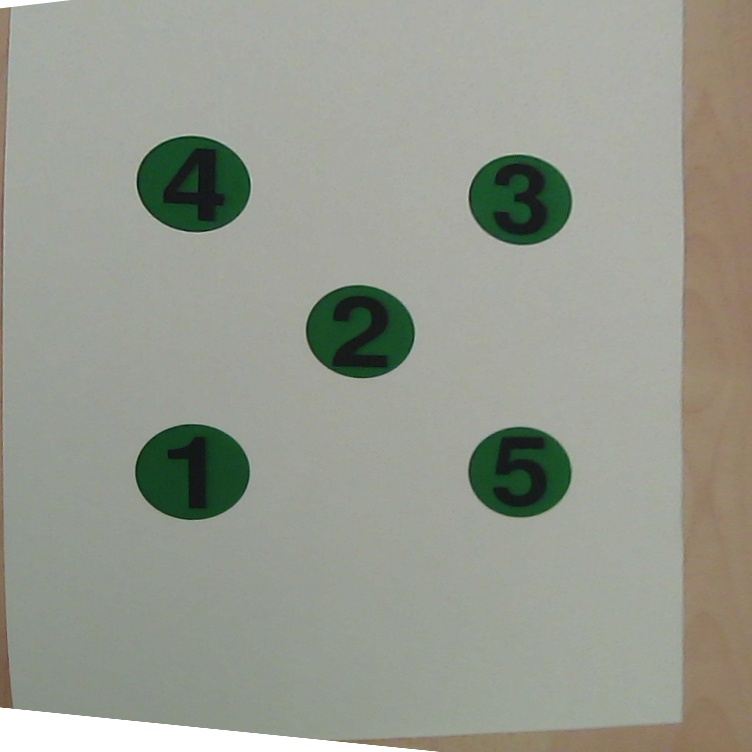
//> input picture src/images/real_nums01.jpg, 752 x 752 px
$ ./demo_simple_shape_detection ../images/real_nums01.jpg   (built with g++ and OpenCV 4)
//> lines starting //> are read from the running program, lines starting //| are printed output that depends on the picture; after the words box and inside, x2 and y2 are one past the last pixel; in counts of white or black regions, pixels touching at a corner belong together
//> further down, img is the input picture: 752 rows x 752 cols, CV_8UC3; mean B, G, R 143.2, 154, 150.9
// shape_detection.cpp:
// Detect shapes on a computer-generated image

#include <opencv2/core.hpp>
#include <opencv2/videoio.hpp>
#include <opencv2/highgui.hpp>
#include <opencv2/opencv.hpp>
#include <iostream>

static const int W_0      = 300;
static const int H_0      = 0;
static const int OFFSET_W = 10;
static const int OFFSET_H = 100;


void processImage(cv::Mat& img)
{
  // Display original image
  cv::imshow("Original", img);
  cv::moveWindow("Original", W_0, H_0);

  // Convert color space from BGR to HSV
  cv::Mat hsv_img;
  cv::cvtColor(img, hsv_img, cv::COLOR_BGR2HSV);
//> hsv_img: 752 rows x 752 cols, CV_8UC3; mean H, S, V 40.7, 28, 156.1

  // Display HSV image
  cv::imshow("HSV", hsv_img);
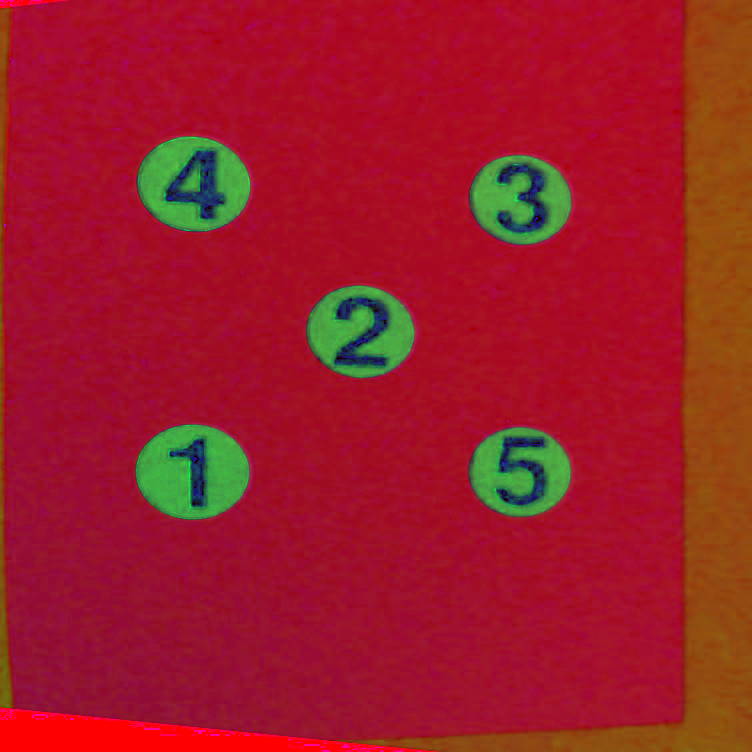
//> window 'HSV': 752 rows x 752 cols, CV_8UC3; mean B, G, R 40.7, 28, 156.1
  cv::moveWindow("HSV", W_0+img.cols+OFFSET_W, H_0);

  // Find red regions: h values around 0 (positive and negative angle: [0,15] U [160,179])
  cv::Mat red_mask_low, red_mask_high, red_mask;
  cv::inRange(hsv_img, cv::Scalar(0, 10, 10), cv::Scalar(15, 255, 255), red_mask_low);
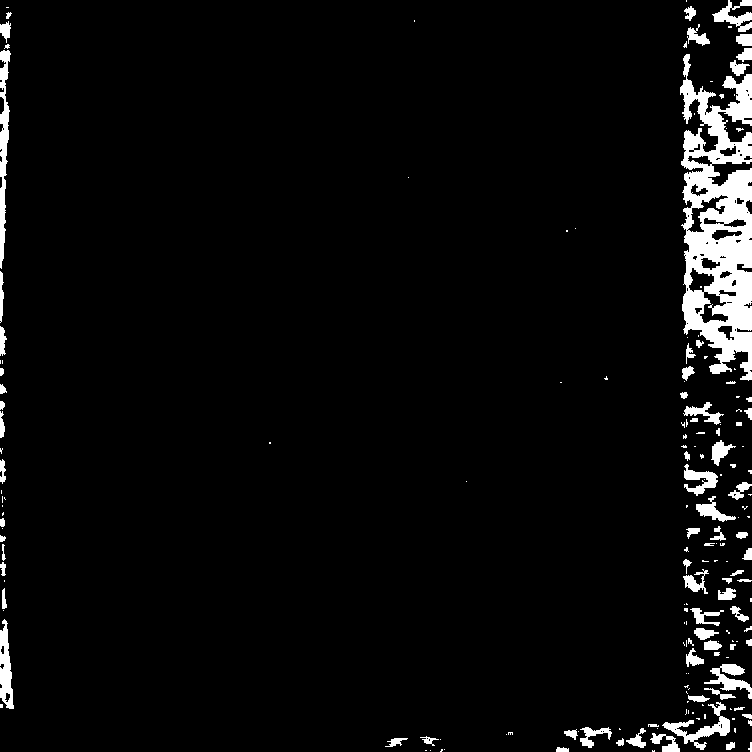
//> red_mask_low: 752 rows x 752 cols, CV_8UC1; 4.5% white; 181 white regions (104 under 20 px), largest, box (x1, y1, x2, y2) and area: (680, 54, 752, 381) 13450, (0, 50, 11, 269) 1224, (662, 702, 730, 750) 879
  cv::inRange(hsv_img, cv::Scalar(160, 10, 10), cv::Scalar(179, 255, 255), red_mask_high);
//> red_mask_high: 752 rows x 752 cols, CV_8UC1; 0.01% white in thin lines or dots, all inside (x1, y1, x2, y2) = (4, 169, 539, 495)
  cv::addWeighted(red_mask_low, 1.0, red_mask_high, 1.0, 0.0, red_mask); // combine together the two binary masks
//> red_mask: 752 rows x 752 cols, CV_8UC1; 4.5% white; 195 white regions (118 under 20 px), largest, box (x1, y1, x2, y2) and area: (680, 54, 752, 381) 13450, (0, 50, 11, 269) 1228, (662, 702, 730, 750) 879
  cv::imshow("RED_filter", red_mask);
  cv::moveWindow("RED_filter", W_0, H_0+img.rows+OFFSET_H);

  // Find blue regions
  cv::Mat blue_mask;
  cv::inRange(hsv_img, cv::Scalar(90, 10, 10), cv::Scalar(130, 255, 255), blue_mask);
//> blue_mask: 752 rows x 752 cols, CV_8UC1; 0.54% white; 54 white regions (24 under 20 px), largest, box (x1, y1, x2, y2) and area: (176, 150, 223, 218) 798, (503, 208, 545, 232) 261, (512, 482, 544, 504) 179
  cv::imshow("BLUE_filter", blue_mask);
  cv::moveWindow("BLUE_filter", W_0+img.cols+OFFSET_W, H_0+img.rows+OFFSET_H);

  // Find green regions
  cv::Mat green_mask;
  cv::inRange(hsv_img, cv::Scalar(45, 10, 10), cv::Scalar(75, 255, 255), green_mask);
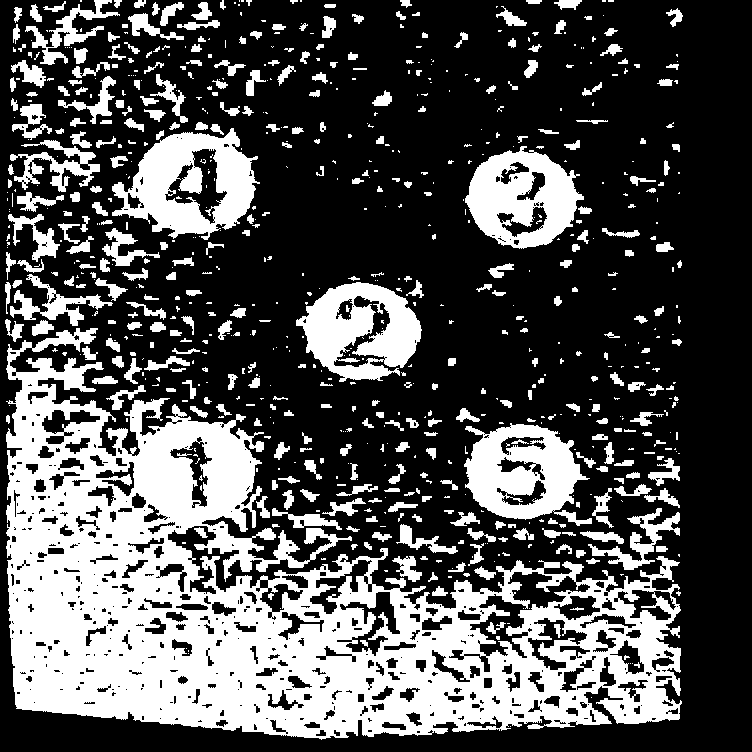
//> green_mask: 752 rows x 752 cols, CV_8UC1; 32.6% white; 781 white regions (422 under 20 px)
  cv::imshow("GREEN_filter", green_mask);
  cv::moveWindow("GREEN_filter", W_0+2*(img.cols+OFFSET_W), H_0);

  // Find black regions (filter on saturation and value)
  cv::Mat black_mask;
  cv::inRange(hsv_img, cv::Scalar(0, 0, 0), cv::Scalar(180, 10, 10), black_mask);
//> black_mask: 752 rows x 752 cols, CV_8UC1; every value is 0
  cv::imshow("BLACK_filter", black_mask);
  cv::moveWindow("BLACK_filter", W_0+2*(img.cols+OFFSET_W), H_0+img.rows+OFFSET_H);

  // Wait keypress
  cv::waitKey(0);

  // Find contours
  std::vector<std::vector<cv::Point>> contours, contours_approx;
  std::vector<cv::Point> approx_curve;
  cv::Mat contours_img;

  // Process black mask
  cv::findContours(black_mask, contours, cv::RETR_EXTERNAL, cv::CHAIN_APPROX_SIMPLE); // find external contours of each blob
//> contours = 0 contours
  contours_img = img.clone();
  drawContours(contours_img, contours, -1, cv::Scalar(40,190,40), 1, cv::LINE_AA);
  std::cout << "N. contours: " << contours.size() << std::endl;
//| N. contours: 0
  for (unsigned int i=0; i<contours.size(); ++i)
  {
    std::cout << (i+1) << ") Contour size: " << contours[i].size() << std::endl;
    approxPolyDP(contours[i], approx_curve, 3, true); // fit a closed polygon (with less vertices) to the given contour,
                                                      // with an approximation accuracy (i.e. maximum distance between
                                                      // the original and the approximated curve) of 3
    contours_approx = {approx_curve};
    drawContours(contours_img, contours_approx, -1, cv::Scalar(0,170,220), 5, cv::LINE_AA);
    std::cout << "   Approximated contour size: " << approx_curve.size() << std::endl;
  }
//> this loop made 0 passes
//> after the loop, contours_approx = 0 contours
  std::cout << std::endl;
  cv::imshow("Original", contours_img);
  cv::waitKey(0);

  // Process red mask
  contours_img = img.clone();
  cv::findContours(red_mask, contours, cv::RETR_EXTERNAL, cv::CHAIN_APPROX_SIMPLE);
//> contours = 194 contours, 133 with area under 20; largest, box (x1, y1, x2, y2) and area: (680, 54, 752, 381) 14952, (0, 50, 11, 269) 992, (662, 702, 730, 750) 726, (0, 619, 14, 709) 710, (704, 664, 752, 699) 533
  drawContours(contours_img, contours, -1, cv::Scalar(40,190,40), 1, cv::LINE_AA);
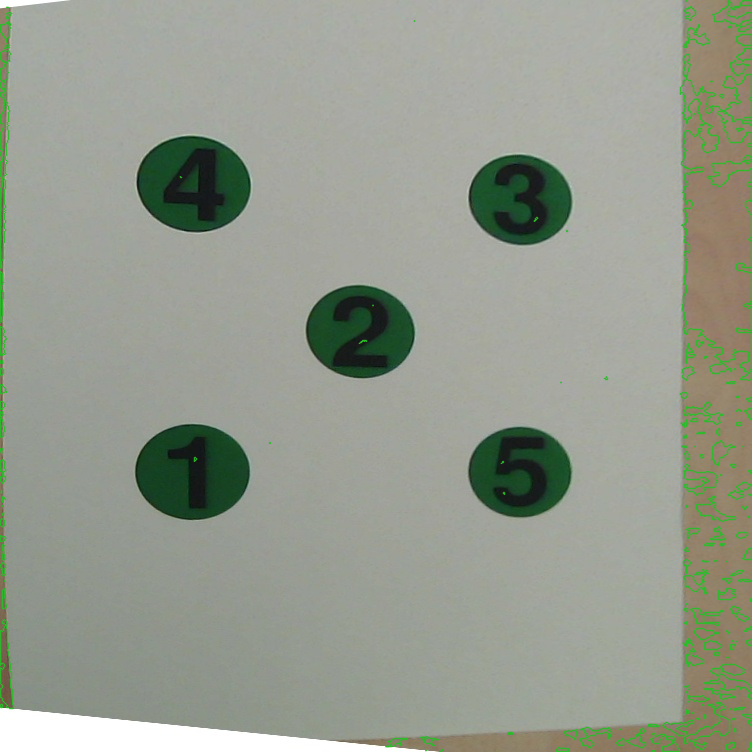
//> contours_img: 752 rows x 752 cols, CV_8UC3; 3.28% of pixels changed, all inside (x1, y1, x2, y2) = (0, 0, 752, 752)
  std::cout << "N. contours: " << contours.size() << std::endl;
//| N. contours: 194
  for (unsigned int i=0; i<contours.size(); ++i)
  {
    std::cout << (i+1) << ") Contour size: " << contours[i].size() << std::endl;
    approxPolyDP(contours[i], approx_curve, 3, true);
    contours_approx = {approx_curve};
    drawContours(contours_img, contours_approx, -1, cv::Scalar(0,170,220), 3, cv::LINE_AA);
    std::cout << "   Approximated contour size: " << approx_curve.size() << std::endl;
  }
//> this loop made 194 passes
//> approx_curve on passes 1 to 3: 1 Point (x, y): [652, 750], 1 Point (x, y): [430, 750], 1 Point (x, y): [425, 750]
//| 1) Contour size: 5
//|    Approximated contour size: 1
//| 2) Contour size: 1
//|    Approximated contour size: 1
//> (the first 4 of 16 printed lines)
//> (output is shown up to pass 8 of 194)
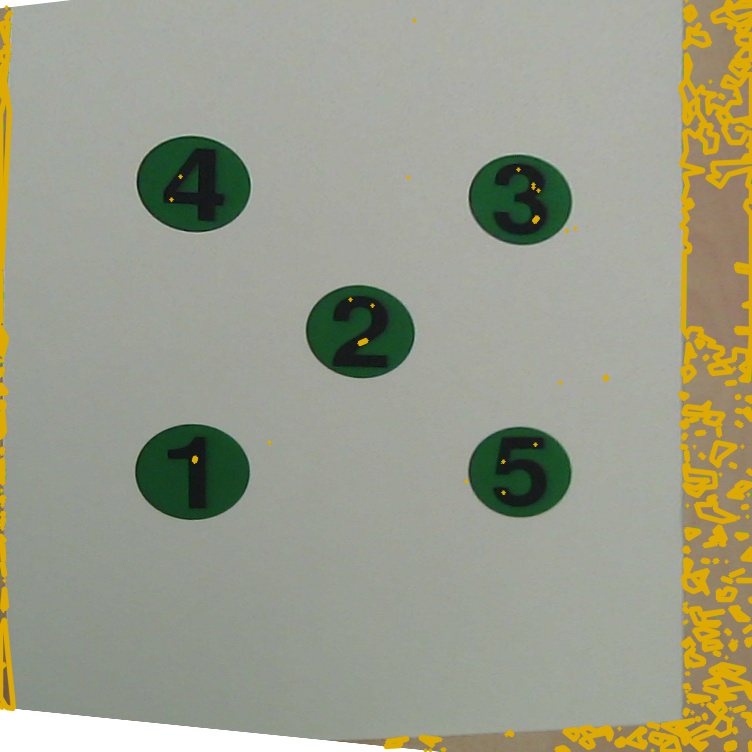
//> contours_img: 752 rows x 752 cols, CV_8UC3; 6.04% of pixels changed, all inside (x1, y1, x2, y2) = (0, 0, 752, 752)
//> after the loop, approx_curve = 1 Point (x, y): [686, 0]; contours_approx = 1 contour, all with area under 20
  std::cout << std::endl;
  cv::imshow("Original", contours_img);
  cv::waitKey(0);

  // Process blue mask
  contours_img = img.clone();
  cv::findContours(blue_mask, contours, cv::RETR_EXTERNAL, cv::CHAIN_APPROX_SIMPLE);
//> contours = 54 contours, 35 with area under 20; largest, box (x1, y1, x2, y2) and area: (176, 150, 223, 218) 708, (503, 208, 545, 232) 196, (512, 482, 544, 504) 134, (527, 174, 544, 198) 130, (368, 311, 387, 336) 130
  drawContours(contours_img, contours, -1, cv::Scalar(40,190,40), 1, cv::LINE_AA);
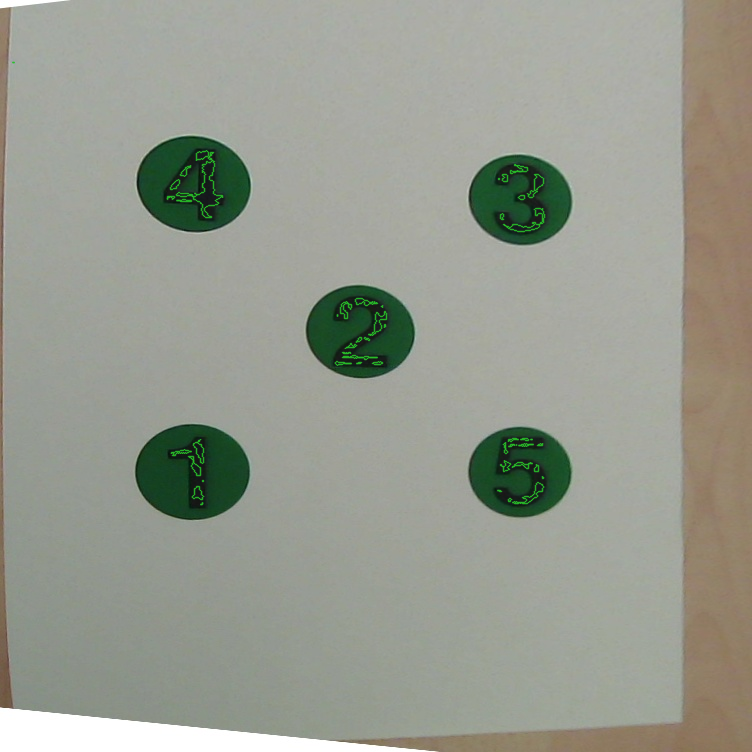
//> contours_img: 752 rows x 752 cols, CV_8UC3; 0.75% of pixels changed, all inside (x1, y1, x2, y2) = (12, 61, 546, 506)
  std::cout << "N. contours: " << contours.size() << std::endl;
//| N. contours: 54
  for (unsigned int i=0; i<contours.size(); ++i)
  {
    std::cout << (i+1) << ") Contour size: " << contours[i].size() << std::endl;
    approxPolyDP(contours[i], approx_curve, 3, true);
    contours_approx = {approx_curve};
    drawContours(contours_img, contours_approx, -1, cv::Scalar(0,170,220), 3, cv::LINE_AA);
    std::cout << "   Approximated contour size: " << approx_curve.size() << std::endl;
  }
//> this loop made 54 passes
//> approx_curve on passes 1, 2, 3, 4, 6, 7, 8, 12, 13, 14, 15, 16: 1 Point (x, y): [202, 502], 2 Points (x, y): [511, 499], [508, 501], 2 Points (x, y): [497, 490], [501, 491], 3 Points (x, y): [196, 486], [192, 497], [202, 499], 1 Point (x, y): [202, 480], 1 Point (x, y): [542, 476], 3 Points (x, y): [536, 464], [534, 471], [538, 471], 2 Points (x, y): [191, 451], [171, 453], 1 Point (x, y): [516, 444], 2 Points (x, y): [508, 446], [514, 444], 2 Points (x, y): [542, 443], [537, 445], 2 Points (x, y): [518, 445], [533, 444]
//| 1) Contour size: 5
//|    Approximated contour size: 1
//| 2) Contour size: 7
//|    Approximated contour size: 2
//> (the first 4 of 16 printed lines)
//> (output is shown up to pass 8 of 54)
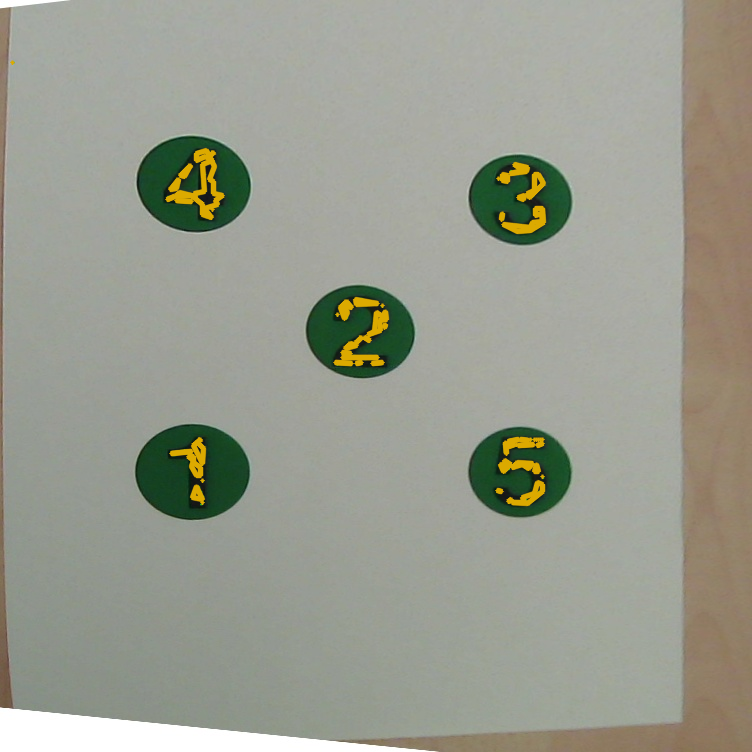
//> contours_img: 752 rows x 752 cols, CV_8UC3; 1.39% of pixels changed, all inside (x1, y1, x2, y2) = (9, 60, 547, 507)
  std::cout << std::endl;
  cv::imshow("Original", contours_img);
  cv::waitKey(0);

}

int main( int, char** argv )
{
  /// Load an image
  cv::Mat img = cv::imread( argv[1] );

  if( !img.data ){
    printf(" Error opening image\n");
    printf(" Usage: ./demo_simple_shape_detection [image_name] \n");
    return -1;
  }

  processImage(img);
  return 0;
}
